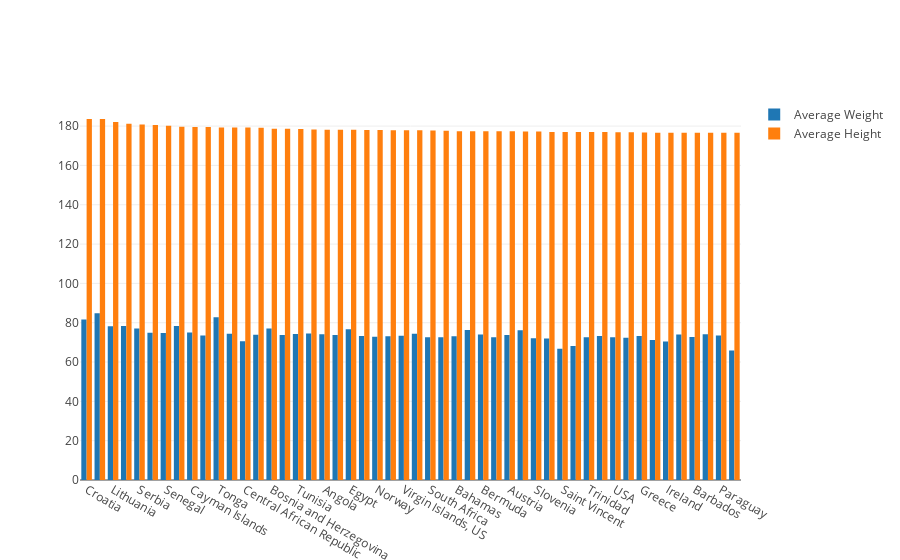

The notebook cell this image was saved under:
### Code cell
trace1 = go.Bar(
    x= sort.index,
    y=sort['Weight'],
    name='Average Weight'
)
trace2 = go.Bar(
    x= sort.index,
    y= sort['Height'],
    name='Average Height'
)

data = [trace1, trace2]
layout = go.Layout(
    barmode='stack'
)


plotly.offline.iplot({
    "data": data
})

### Figure 1 — Plotly figure (JSON) as saved in the notebook; plotly's stock layout.template omitted (floating-point values rounded to 4 significant figures)
{"data": [{"name": "Average Weight", "type": "bar", "x": ["Croatia", "Montenegro", "Lithuania", "Iceland", "Serbia", "Mali", "Senegal", "Latvia", "Cayman Islands", "Netherlands", "Tonga", "Estonia", "Central African Republic", "Denmark", "Bosnia and Herzegovina", "Virgin Islands, British", "Tunisia", "Qatar", "Angola", "Slovakia", "Egypt", "Kyrgyzstan", "Norway", "Sweden", "Virgin Islands, US", "New Zealand", "South Africa", "Brazil", "Bahamas", "Fiji", "Bermuda", "Puerto Rico", "Austria", "Curacao", "Slovenia", "Germany", "Saint Vincent", "Sierra Leone", "Trinidad", "Individual Olympic Athletes", "USA", "Australia", "Greece", "Cyprus", "Ireland", "Argentina", "Barbados", "Guam", "Paraguay", "Chad"], "y": [81.63, 84.83, 78.18, 78.39, 77.03, 74.88, 74.71, 78.27, 75, 73.56, 82.76, 74.43, 70.63, 73.84, 77.04, 73.8, 74.2, 74.53, 74.14, 73.79, 76.64, 73.3, 72.85, 73.1, 73.41, 74.34, 72.58, 72.55, 73.17, 76.25, 74.06, 72.57, 73.7, 76.18, 72.1, 71.97, 66.74, 68.19, 72.63, 73.29, 72.63, 72.34, 73.27, 71.19, 70.39, 74.0, 72.77, 74.16, 73.5, 65.82]}, {"name": "Average Height", "type": "bar", "x": ["Croatia", "Montenegro", "Lithuania", "Iceland", "Serbia", "Mali", "Senegal", "Latvia", "Cayman Islands", "Netherlands", "Tonga", "Estonia", "Central African Republic", "Denmark", "Bosnia and Herzegovina", "Virgin Islands, British", "Tunisia", "Qatar", "Angola", "Slovakia", "Egypt", "Kyrgyzstan", "Norway", "Sweden", "Virgin Islands, US", "New Zealand", "South Africa", "Brazil", "Bahamas", "Fiji", "Bermuda", "Puerto Rico", "Austria", "Curacao", "Slovenia", "Germany", "Saint Vincent", "Sierra Leone", "Trinidad", "Individual Olympic Athletes", "USA", "Australia", "Greece", "Cyprus", "Ireland", "Argentina", "Barbados", "Guam", "Paraguay", "Chad"], "y": [183.6, 183.6, 182.1, 181.2, 180.8, 180.6, 180.2, 179.6, 179.5, 179.5, 179.3, 179.3, 179.3, 179.2, 178.6, 178.6, 178.5, 178.3, 178.2, 178.2, 178.1, 178.1, 178.0, 177.9, 177.9, 177.8, 177.8, 177.6, 177.4, 177.4, 177.4, 177.4, 177.4, 177.3, 177.2, 177.1, 177.0, 177.0, 177.0, 177.0, 176.9, 176.9, 176.8, 176.7, 176.6, 176.6, 176.6, 176.6, 176.6, 176.6]}], "layout": {}}
